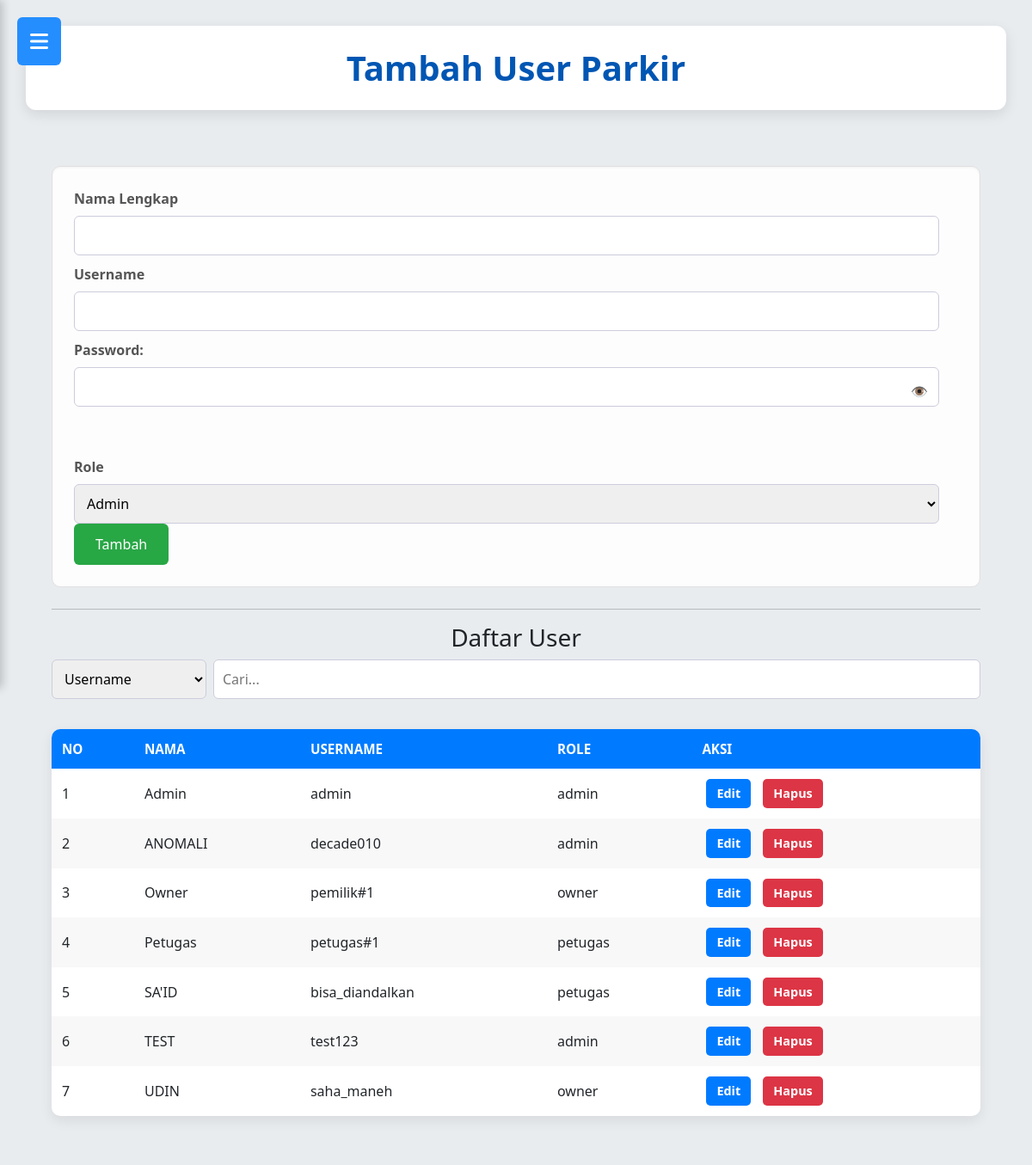
The page /tambah_user_parkir.php (signed in) on the database as committed earlier.
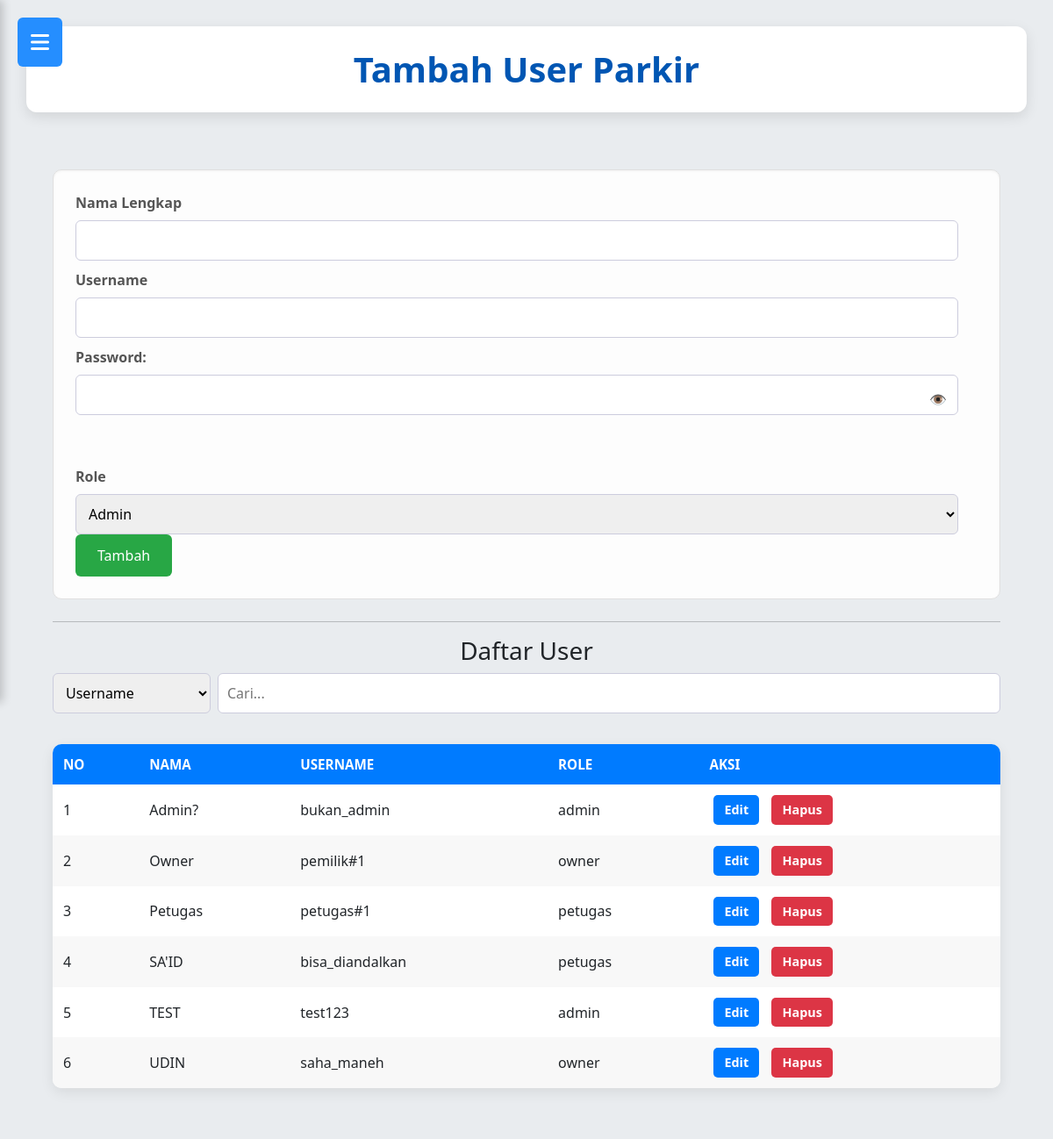
The same page on the database as committed later.
### tables this page shows
CREATE TABLE `tb_user` (
  `id_user` int(11) NOT NULL,
  `nama_lengkap` varchar(50) NOT NULL,
  `username` varchar(50) NOT NULL,
  `password` varchar(100) NOT NULL,
  `role` enum('admin','petugas','owner') NOT NULL,
  `status_aktif` tinyint(1) NOT NULL
);

### tambah_user_parkir.php (the view, shortened to what this page needs)
<?php
$edit_mode = false;
$edit_id = $edit_nama_lengkap = $edit_username = $edit_role = '';
?>
<!DOCTYPE html>
<html lang="id">
    <head>
        <link rel="stylesheet" href="desain_parkir.css">
        <link href="https://cdn.jsdelivr.net/npm/bootstrap@5.3.0/dist/css/bootstrap.min.css" rel="stylesheet">
        <link href="https://cdnjs.cloudflare.com/ajax/libs/font-awesome/6.4.2/css/all.min.css" rel="stylesheet">
        <link href="https://cdnjs.cloudflare.com/ajax/libs/font-awesome/6.4.0/css/all.min.css" rel="stylesheet">
        <link href="https://cdn.jsdelivr.net/npm/bootstrap@5.3.0/dist/css/bootstrap.min.css" rel="stylesheet">
        <link rel="stylesheet" href="https://cdnjs.cloudflare.com/ajax/libs/font-awesome/6.0.0-beta3/css/all.min.css">
        <link rel="stylesheet" href="https://cdnjs.cloudflare.com/ajax/libs/font-awesome/6.4.0/css/all.min.css">
        <link rel="stylesheet" href="https://cdn.datatables.net/1.13.4/css/jquery.dataTables.min.css">
    </head>
<body>
    <div class="wrapper">
        <main class="main-content">
        <header class="main-header"><h2>Tambah User Parkir</h2></header>
        <main class="main-content">
            <form method="POST" action="tambah_user_parkir.php">
    <?php include 'sidebar_parkiran.php'; ?>
    <label>Nama Lengkap</label>
    <input type="text" name="nama_lengkap" value="<?= $edit_nama_lengkap ?>" required>
    <label>Username</label>
    <input type="text" name="username" value="<?= $edit_username ?>" required>
    <label for="password">Password: <?php echo $edit_mode ? '(Kosongkan jika tidak ingin mengubah)' : ''; ?></label><br>
    <div style="position: relative;">
        <input type="password" name="password" id="password" style="padding-right: 10px;">
        <button type="button" id="togglePassword" style="position: absolute; right: 10px; top: 50%; transform: translateY(-50%); background: none; border: none; cursor: pointer;">
            👁️
        </button>
    </div>
    <br><br>
    <label>Role</label>
    <select name="role">
        <option value="admin" <?= $edit_role=='admin'?'selected':'' ?>>Admin</option>
    </select>
    <button type="submit"><?= $edit_mode ? 'Update' : 'Tambah' ?></button>
    </form>
     <hr>
     <h3>Daftar User</h3>
     <div class="toolbar-parkir">
        <div class="search-wrapper">
            <select id="searchType">
                <option value="username">Username</option>
            </select>
            <input type="text" id="searchBox" placeholder="Cari...">
        </div>
    </div>
     <table>
        <thead>
            <tr>
                <th>No</th>
                <th>Nama</th>
                <th>Username</th>
                <th>Role</th>
                <th>Aksi</th>
            </tr>
        </thead>
        <tbody>
        <?php
        $no = 1;
        $data = $conn->query("SELECT * FROM tb_user ORDER BY nama_lengkap");
        while ($row = $data->fetch_assoc()):
        ?>
        <tr>
            <td><?= $no++ ?></td>
            <td><?= htmlspecialchars($row['nama_lengkap']) ?></td>
            <td><?= htmlspecialchars($row['username']) ?></td>
            <td><?= $row['role'] ?></td>
            <td><a class="action-link edit-link" href="?action=edit&id=<?= $row['id_user'] ?>">Edit</a>
                <a class="action-link delete-link" href="?action=delete&id=<?= $row['id_user'] ?>" onclick="return confirm('Hapus user ini?')">Hapus</a>
            </td>
        </tr>
        <?php endwhile; ?>
    </tbody>
</table>
</main>
</div>
</body>
</html>

Rows that differ between the two databases and show on the page:
removed tb_user: nama_lengkap "Admin", username "admin", role "admin"
removed tb_user: nama_lengkap "ANOMALI", username "decade010", role "admin"
added tb_user: nama_lengkap "Admin?", username "bukan_admin", role "admin"
